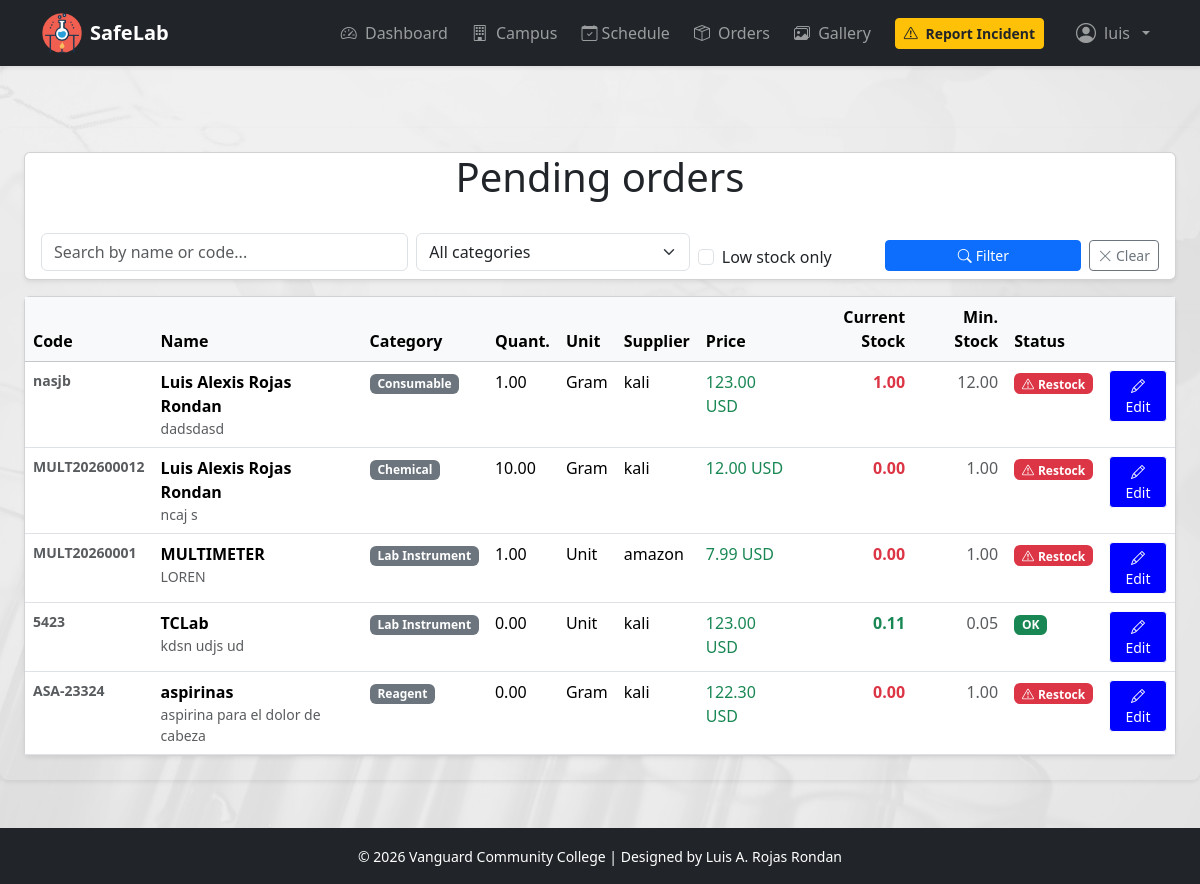
The app's page /orders/products/ (signed in), older data.
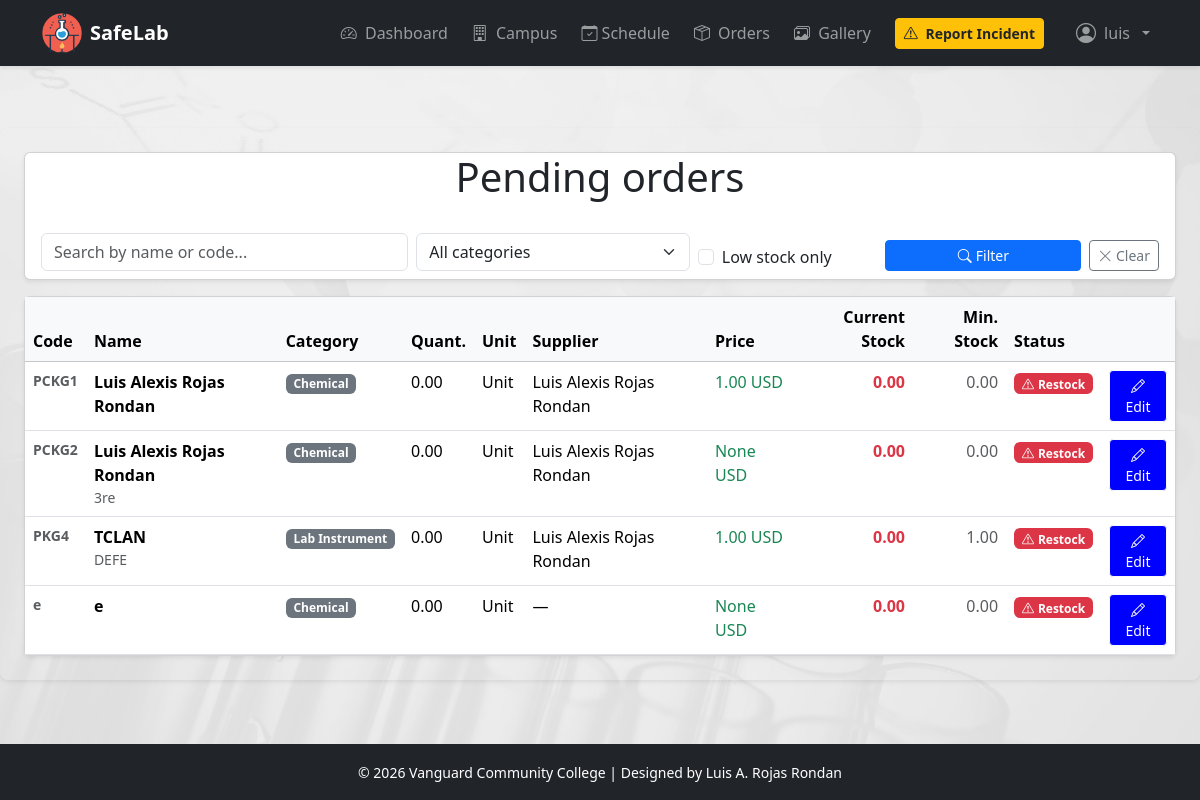
The same page, newer data.
### apps/orders/models.py (models this page shows, shortened)
class Product(models.Model):
    AUTOCODE = 'PKG'
    code = models.CharField(max_length=50, blank=True, null=True, help_text='Auto')
    name = models.CharField(max_length=200)
    description = models.TextField(blank=True)
    category = models.CharField(
        max_length=20,
        choices=ProductCategory.choices,
        default=ProductCategory.CHEMICAL
    )
    quantity = models.DecimalField(max_digits=10, decimal_places=2, default=0)
    unit = models.CharField(
        max_length=10,
        choices=UnitOfMeasure.choices,
        default=UnitOfMeasure.UNIT
    )
    preferred_supplier = models.ForeignKey(
        Supplier, on_delete=models.SET_NULL,
        null=True, blank=True, related_name='products'
    )
    reference_price = models.DecimalField(
        max_digits=12, decimal_places=2, null=True, blank=True
    )
    min_stock = models.DecimalField(max_digits=10, decimal_places=2, default=0)
    current_stock = models.DecimalField(max_digits=10, decimal_places=2, default=0)
    requires_approval = models.BooleanField(default=False)
    active = models.BooleanField(default=True)
    created_at = models.DateTimeField(auto_now_add=True)
    updated_at = models.DateTimeField(auto_now=True)
    @property
    def needs_restock(self):
        return self.current_stock <= self.min_stock
    class Meta:
        verbose_name = 'Product'
        verbose_name_plural = 'Products'
        ordering = ['name']

class Supplier(models.Model):
    name = models.CharField(max_length=200)
    contact = models.CharField(max_length=100, blank=True)
    email = models.EmailField(blank=True)
    phone = models.CharField(max_length=20, blank=True)
    address = models.TextField(blank=True)
    active = models.BooleanField(default=True)
    created_at = models.DateTimeField(auto_now_add=True)
    class Meta:
        verbose_name = 'Supplier'
        verbose_name_plural = 'Suppliers'
        ordering = ['name']

### apps/orders/views.py (the view)
# urls.py: path('products/', views.product_list, name='product_list'),
@login_required
def product_list(request):
    search = request.GET.get('q', '')
    category = request.GET.get('category', '')
    products = Product.objects.select_related('preferred_supplier').filter(active=True)
    if search:
        products = products.filter(Q(name__icontains=search) | Q(code__icontains=search))
    if category:
        products = products.filter(category=category)
    if request.GET.get('low_stock'):
        products = products.filter(current_stock__lte=F('min_stock'))
    return render(request, 'orders/product_list.html', {
        'products': products,
        'categories': ProductCategory.choices,
        'search': search,
        'selected_category': category,
    })

### templates/orders/product_list.html (shortened to what this page needs)
{% extends "base.html" %}
{% block content %}
<div class="card shadow-sm mb-3">
  <div class="col-12 text-center">
    <h1 class="mb-4">Pending orders</h1>
  </div>
  <div class="card-body py-2">
    <form method="get" class="row g-2 align-items-end">
      <div class="col-md-4">
        <input type="text" name="q" value="{{ search }}" class="form-control" placeholder="Search by name or code...">
      </div>
      <div class="col-md-3">
        <select name="category" class="form-select">
          <option value="">All categories</option>
        </select>
      </div>
      <div class="col-md-2">
        <div class="form-check mt-2">
          <input type="checkbox" name="low_stock" id="low_stock" class="form-check-input" value="1">
          <label for="low_stock" class="form-check-label">Low stock only</label>
        </div>
      </div>
      <div class="col-md-3 d-flex gap-2">
        <button type="submit" class="btn btn-primary btn-sm flex-fill">
          <i class="bi bi-search me-1"></i>Filter
        </button>
        <a href="{% url 'orders:product_list' %}" class="btn btn-outline-secondary btn-sm">
          <i class="bi bi-x-lg"></i>
            Clear
        </a>
      </div>
    </form>
  </div>
</div>
<div class="card shadow-sm">
  <div class="card-body p-0">
    <table class="table table-hover mb-0">
      <thead class="table-light">
        <tr>
          <th>Code</th><th>Name</th><th>Category</th><th>Quant.</th><th>Unit</th><th>Supplier</th><th>Price</th>
          <th class="text-end">Current Stock</th><th class="text-end">Min. Stock</th>
          <th>Status</th><th></th>
        </tr>
      </thead>
      <tbody>
        {% for product in products %}
        <tr>
          <td class="text-muted small fw-semibold">{{ product.code }}</td>
          <td>
            <strong>{{ product.name }}</strong>
            {% if product.description %}
            <div class="text-muted small">{{ product.description|truncatechars:50 }}</div>
            {% endif %}
          </td>
          <td><span class="badge bg-secondary">{{ product.get_category_display }}</span></td>
          <td>{{ product.quantity }}</td>
          <td>{{ product.get_unit_display }}</td>
          <td>{{ product.preferred_supplier.name|default:"—" }}</td>
          <td class="text-success"> {{product.reference_price}} USD</td>
          <td class="text-end fw-semibold {% if product.needs_restock %}text-danger{% else %}text-success{% endif %}">
            {{ product.current_stock }}
          </td>
          <td class="text-end text-muted">{{ product.min_stock }}</td>
          <td>
            {% if product.needs_restock %}
            <span class="badge bg-danger"><i class="bi bi-exclamation-triangle me-1"></i>Restock</span>
            {% else %}
            <span class="badge bg-success">OK</span>
            {% endif %}
          </td>
          <td>
            {% if perms.orders.change_product %}
            <a href="{% url 'orders:edit_product' product.pk %}" class="btn btn-sm btn-light" style="background-color: blue; color: white;">
              <i class="bi bi-pencil"></i>
              Edit
            </a>
            {% endif %}
          </td>
        </tr>
        {% empty %}
        <tr>
          <td colspan="9" class="text-center text-muted py-4">
            <i class="bi bi-inbox fs-1 d-block mb-2"></i>No products found.
          </td>
        </tr>
        {% endfor %}
      </tbody>
    </table>
  </div>
</div>
{% endblock %}

Row changes from the older to the newer data that the page shows:
removed Product: code "nasjb", name "Luis Alexis Rojas Rondan", description "dadsdasd", category "Consumable", quantity "1.00", unit "Gram", preferred_supplier.name "kali", reference_price "123.00", current_stock "1.00", min_stock "12.00", shows "Restock"
removed Product: code "MULT202600012", name "Luis Alexis Rojas Rondan", description "ncaj s", category "Chemical", quantity "10.00", unit "Gram", preferred_supplier.name "kali", reference_price "12.00", current_stock "0.00", min_stock "1.00", shows "Restock"
removed Product: code "MULT20260001", name "MULTIMETER", description "LOREN", category "Lab Instrument", quantity "1.00", unit "Unit", preferred_supplier.name "amazon", reference_price "7.99", current_stock "0.00", min_stock "1.00", shows "Restock"
removed Product: code "5423", name "TCLab", description "kdsn udjs ud", category "Lab Instrument", quantity "0.00", unit "Unit", preferred_supplier.name "kali", reference_price "123.00", current_stock "0.11", min_stock "0.05", shows "OK"
removed Product: code "ASA-23324", name "aspirinas", description "aspirina para el dolor de cabeza", category "Reagent", quantity "0.00", unit "Gram", preferred_supplier.name "kali", reference_price "122.30", current_stock "0.00", min_stock "1.00", shows "Restock"
added Product: code "PCKG1", name "Luis Alexis Rojas Rondan", category "Chemical", quantity "0.00", unit "Unit", preferred_supplier.name "Luis Alexis Rojas Rondan", reference_price "1.00", current_stock "0.00", min_stock "0.00", shows "Restock"
added Product: code "PCKG2", name "Luis Alexis Rojas Rondan", description "3re", category "Chemical", quantity "0.00", unit "Unit", preferred_supplier.name "Luis Alexis Rojas Rondan", reference_price "None", current_stock "0.00", min_stock "0.00", shows "Restock"
added Product: code "PKG4", name "TCLAN", description "DEFE", category "Lab Instrument", quantity "0.00", unit "Unit", preferred_supplier.name "Luis Alexis Rojas Rondan", reference_price "1.00", current_stock "0.00", min_stock "1.00", shows "Restock"
added Product: code "e", name "e", category "Chemical", quantity "0.00", unit "Unit", preferred_supplier.name "—", reference_price "None", current_stock "0.00", min_stock "0.00", shows "Restock"
